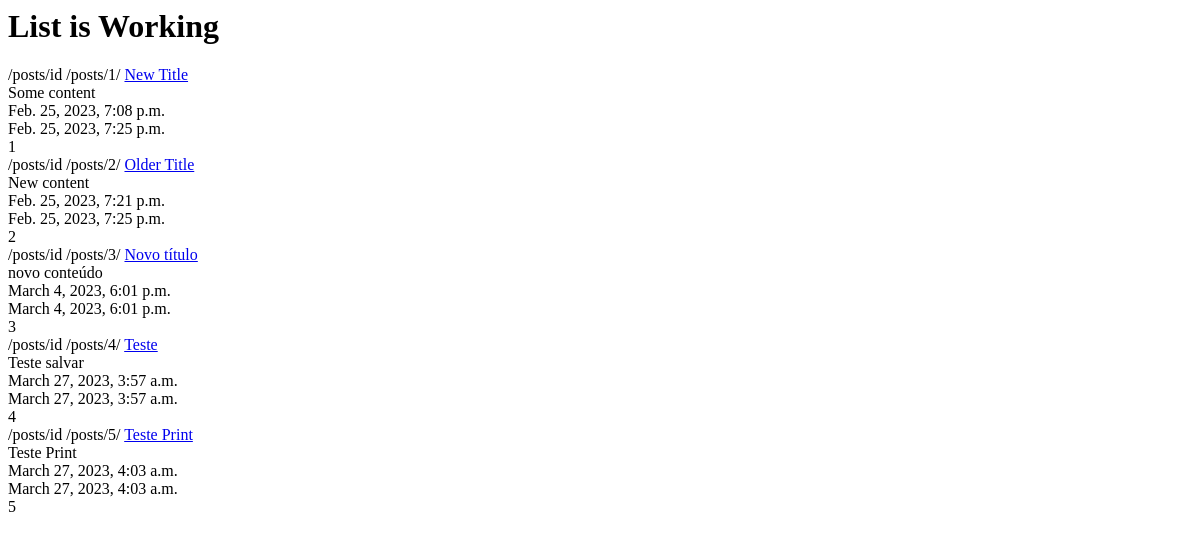
The app's page /posts/, older data.
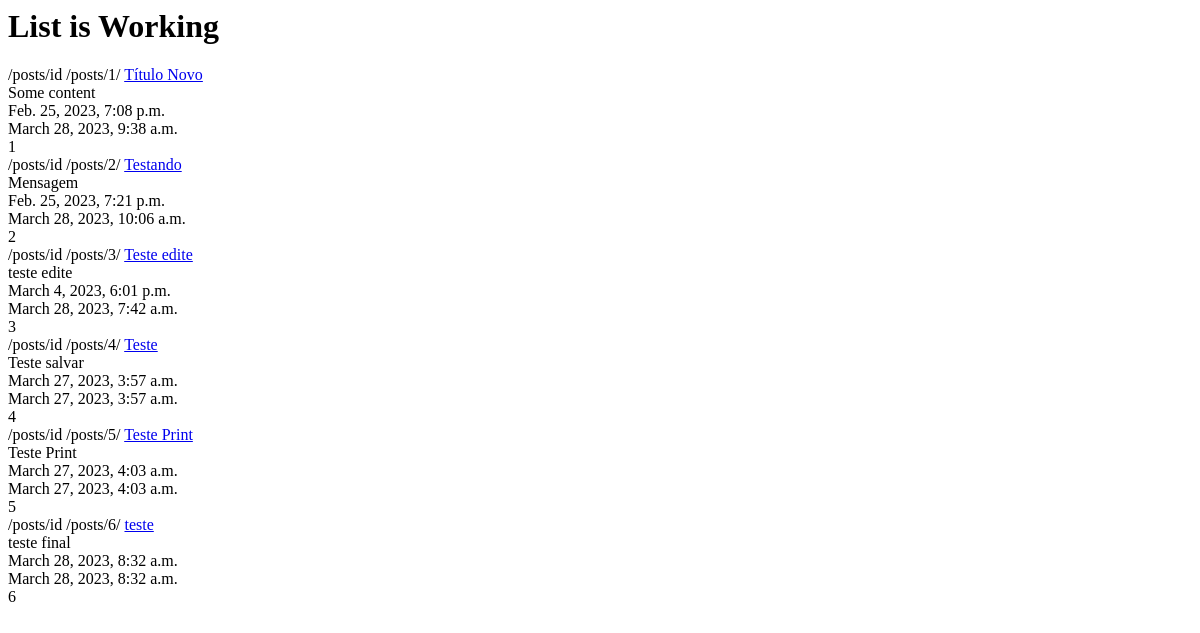
The same page, newer data.
### posts/models.py (models this page shows, shortened)
class Post(models.Model):
    title = models.CharField(max_length=120)
    content = models.TextField()
    updated = models.DateTimeField(auto_now=True)
    timestamp = models.DateTimeField(auto_now=False, auto_now_add=True)
    def get_absolute_url(self):
        return reverse("posts:detail", kwargs={"id": self.id})

### posts/views.py (the view)
# urls.py: path('', post_list, name='list'),
def post_list(request):
    queryset = Post.objects.all()
    context = {
        "object_list": queryset,
        "title": "List"
    }
    return render(request, "post_list.html", context)

### templates/post_list.html
{% extends "base.html" %}
{% block content %}
<h1>{{title}} is Working</h1>
{% for obj in object_list %}
/posts/id
{% url 'posts:detail' id=obj.id %}
<a href='{{obj.get_absolute_url}}'>{{obj.title}}</a><br/>
{{obj.content}}<br/>
{{obj.timestamp}}<br/>
{{obj.updated}}<br/>
{{obj.id}}<br/>
{% endfor %}
{% endblock content %}

### templates/base.html (shortened to what this page needs)
<html>
<head>
</head>
<body>
<div class="container">
{% block content %}
{% endblock content %}
</div>
</body>
</html>

Row changes from the older to the newer data that the page shows:
changed Post "/posts/1/": title "New Title" → "Título Novo"; updated "Feb. 25, 2023, 7:25 p.m." → "March 28, 2023, 9:38 a.m."
changed Post "/posts/2/": title "Older Title" → "Testando"; content "New content" → "Mensagem"; updated "Feb. 25, 2023, 7:25 p.m." → "March 28, 2023, 10:06 a.m."
changed Post "/posts/3/": title "Novo título" → "Teste edite"; content "novo conteúdo" → "teste edite"; updated "March 4, 2023, 6:01 p.m." → "March 28, 2023, 7:42 a.m."
added Post: id "/posts/6/", title "teste", content "teste final", timestamp "March 28, 2023, 8:32 a.m.", updated "March 28, 2023, 8:32 a.m.", id "6"
